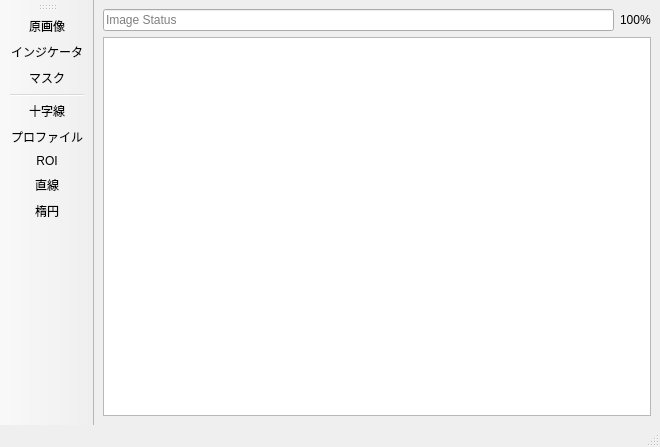
<?xml version="1.0" encoding="UTF-8"?>
<ui version="4.0">
 <class>ImageWindow</class>
 <widget class="QMainWindow" name="ImageWindow">
  <property name="geometry">
   <rect>
    <x>0</x>
    <y>0</y>
    <width>660</width>
    <height>447</height>
   </rect>
  </property>
  <property name="windowTitle">
   <string>ImageWindow</string>
  </property>
  <widget class="QWidget" name="centralwidget">
   <layout class="QVBoxLayout" name="verticalLayout">
    <item>
     <layout class="QHBoxLayout" name="horizontalLayout">
      <item>
       <widget class="QLineEdit" name="lineEditImageStatus">
        <property name="placeholderText">
         <string>Image Status</string>
        </property>
       </widget>
      </item>
      <item>
       <widget class="QLabel" name="labelImageScale">
        <property name="text">
         <string>100%</string>
        </property>
       </widget>
      </item>
     </layout>
    </item>
    <item>
     <widget class="ImageView" name="graphicsViewImage">
      <property name="cursor" stdset="0">
       <cursorShape>CrossCursor</cursorShape>
      </property>
      <property name="mouseTracking">
       <bool>true</bool>
      </property>
      <property name="autoFillBackground">
       <bool>true</bool>
      </property>
      <property name="backgroundBrush">
       <brush brushstyle="SolidPattern">
        <color alpha="255">
         <red>64</red>
         <green>64</green>
         <blue>64</blue>
        </color>
       </brush>
      </property>
     </widget>
    </item>
   </layout>
  </widget>
  <widget class="QMenuBar" name="menubar">
   <property name="geometry">
    <rect>
     <x>0</x>
     <y>0</y>
     <width>660</width>
     <height>21</height>
    </rect>
   </property>
   <property name="nativeMenuBar">
    <bool>true</bool>
   </property>
  </widget>
  <widget class="QStatusBar" name="statusbar"/>
  <widget class="QToolBar" name="toolBar">
   <property name="windowTitle">
    <string>toolBar</string>
   </property>
   <attribute name="toolBarArea">
    <enum>LeftToolBarArea</enum>
   </attribute>
   <attribute name="toolBarBreak">
    <bool>false</bool>
   </attribute>
   <addaction name="actionResetImage"/>
   <addaction name="actionIndicator"/>
   <addaction name="actionMask"/>
   <addaction name="separator"/>
   <addaction name="actionCrossLine"/>
   <addaction name="actionProfile"/>
   <addaction name="actionRoi"/>
   <addaction name="actionLine"/>
   <addaction name="actionEllipse"/>
  </widget>
  <action name="actionResetImage">
   <property name="text">
    <string>原画像</string>
   </property>
  </action>
  <action name="actionCrossLine">
   <property name="checkable">
    <bool>true</bool>
   </property>
   <property name="text">
    <string>十字線</string>
   </property>
  </action>
  <action name="actionProfile">
   <property name="checkable">
    <bool>true</bool>
   </property>
   <property name="text">
    <string>プロファイル</string>
   </property>
  </action>
  <action name="actionRoi">
   <property name="checkable">
    <bool>true</bool>
   </property>
   <property name="text">
    <string>ROI</string>
   </property>
  </action>
  <action name="actionLine">
   <property name="checkable">
    <bool>true</bool>
   </property>
   <property name="text">
    <string>直線</string>
   </property>
  </action>
  <action name="actionEllipse">
   <property name="checkable">
    <bool>true</bool>
   </property>
   <property name="text">
    <string>楕円</string>
   </property>
  </action>
  <action name="actionIndicator">
   <property name="checkable">
    <bool>true</bool>
   </property>
   <property name="text">
    <string>インジケータ</string>
   </property>
  </action>
  <action name="actionMask">
   <property name="checkable">
    <bool>true</bool>
   </property>
   <property name="text">
    <string>マスク</string>
   </property>
  </action>
 </widget>
 <customwidgets>
  <customwidget>
   <class>ImageView</class>
   <extends>QGraphicsView</extends>
   <header>image_view.h</header>
  </customwidget>
 </customwidgets>
 <resources/>
 <connections/>
</ui>
